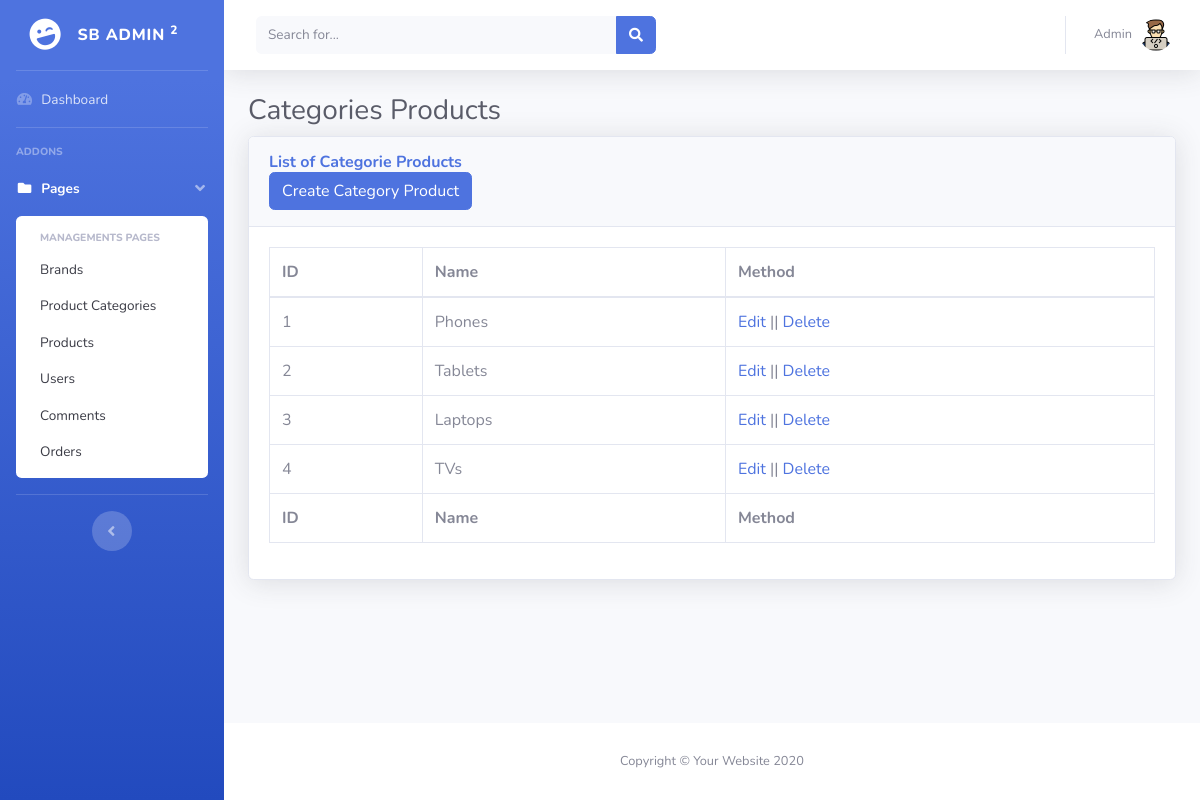
Screenshot of /views/admin/ProductCategory_Show.php (signed in) with the database file from the repository.
### tables this page shows
CREATE TABLE `product_categories` (
  `id` bigint(20) UNSIGNED NOT NULL,
  `name` varchar(255) NOT NULL,
  `created_at` timestamp NULL DEFAULT NULL,
  `updated_at` timestamp NULL DEFAULT NULL
);

### models/ProductCategoryAll_model.php (called while the page is built)
<?php
include_once "Database.php";
 $stmt = $conn->query("SELECT * FROM product_categories");
 $productCategories = $stmt->fetchAll();

### views/admin/ProductCategory_Show.php (the view, shortened to what this page needs)
<?php
include_once "./includes/header.php";
include_once "../../models/ProductCategoryAll_model.php";
?>
<div class="container-fluid">
    <h1 class="h3 mb-2 text-gray-800">Categories Products</h1>
    <div class="card shadow mb-4">
        <div class="card-header py-3">
            <h6 class="m-0 font-weight-bold text-primary">List of Categorie Products</h6>
            <a class="btn btn-primary" href="./ProductCategory_Add.php" role="button">Create Category Product</a>
        </div>
        <div class="card-body">
            <div class="table-responsive">
                <table class="table table-bordered" id="dataTable" width="100%" cellspacing="0">
                    <thead>
                        <tr>
                            <th>ID</th>
                            <th>Name</th>
                            <th>Method</th>
                        </tr>
                    </thead>
                    <tfoot>
                        <tr>
                            <th>ID</th>
                            <th>Name</th>
                            <th>Method</th>
                        </tr>
                    </tfoot>
                    <tbody>
                        <?php
                        foreach ( $productCategories as $item) {
                            ?>
                            <tr>
                                <td><?=$item['id'] ?></td>
                                <td><?=$item['name'] ?></td>
                                <td>
                                    <a href="./ProductCategory_Edit.php?product_category_id=<?=$item['id']?>">Edit</a>
                                    ||
                                    <a href="./ProductCategory_Delete.php?product_category_id=<?=$item['id']?>">Delete</a>
                                </td>
                            </tr>
                            <?php
                        }
                        ?>
                    </tbody>
                </table>
            </div>
        </div>
    </div>
</div>
</div>
<?php
include_once "./includes/footer.php";
?>

### rows the page displays
product_categories: id "1", name "Phones"
product_categories: id "2", name "Tablets"
product_categories: id "3", name "Laptops"
product_categories: id "4", name "TVs"

### other values shown
$_SESSION['user']['name'] "Admin"
